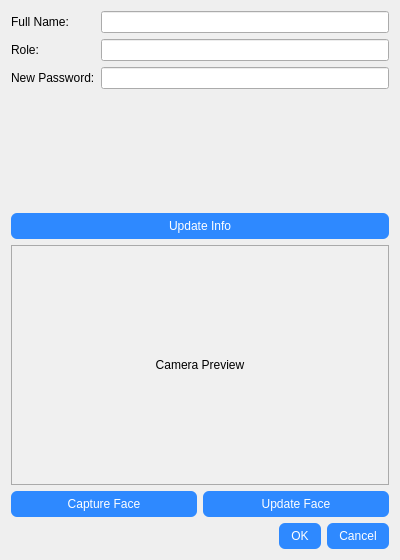
<?xml version="1.0" encoding="UTF-8"?>
<ui version="4.0">
 <class>UpdateProfileDialog</class>
 <widget class="QDialog" name="UpdateProfileDialog">
  <property name="geometry">
   <rect>
    <x>0</x> <y>0</y> <width>400</width> <height>560</height>
   </rect>
  </property>
  <property name="windowTitle">
   <string>Update Profile</string>
  </property>
  <property name="styleSheet">
   <string notr="true">
QPushButton {
    background-color: #2e89ff;
    color: white;
    border-radius: 6px;
    padding: 6px 12px;
    font: 10pt "Segoe UI";
}
QPushButton:hover {
    background-color: #1c6edb;
}
QLabel, QLineEdit {
    font: 10pt "Segoe UI";
}
QLabel#cameraLabel {
    background-color: #f0f0f0;
    border: 1px solid #aaa;
    font: italic 9pt "Segoe UI";
}
   </string>
  </property>

  <layout class="QVBoxLayout" name="verticalLayout">

   <!-- Profile Update Section -->
   <item>
    <layout class="QFormLayout" name="formLayout">
     <item row="0" column="0">
      <widget class="QLabel" name="labelFullName">
       <property name="text"><string>Full Name:</string></property>
      </widget>
     </item>
     <item row="0" column="1">
      <widget class="QLineEdit" name="fullNameLineEdit"/>
     </item>

     <item row="1" column="0">
      <widget class="QLabel" name="labelRole">
       <property name="text"><string>Role:</string></property>
      </widget>
     </item>
     <item row="1" column="1">
      <widget class="QLineEdit" name="roleLineEdit"/>
     </item>

     <item row="2" column="0">
      <widget class="QLabel" name="labelPassword">
       <property name="text"><string>New Password:</string></property>
      </widget>
     </item>
     <item row="2" column="1">
      <widget class="QLineEdit" name="passwordLineEdit">
       <property name="echoMode">
        <enum>QLineEdit::Password</enum>
       </property>
      </widget>
     </item>
    </layout>
   </item>

   <!-- Update Info Button -->
   <item>
    <widget class="QPushButton" name="updateInfoButton">
     <property name="text"><string>Update Info</string></property>
    </widget>
   </item>

   <!-- Camera Preview -->
   <item>
    <widget class="QLabel" name="cameraLabel">
     <property name="minimumSize">
      <size><width>320</width><height>240</height></size>
     </property>
     <property name="frameShape"><enum>QFrame::Box</enum></property>
     <property name="alignment"><set>Qt::AlignCenter</set></property>
     <property name="text"><string>Camera Preview</string></property>
    </widget>
   </item>

   <!-- Face Update Buttons -->
   <item>
    <layout class="QHBoxLayout" name="faceButtonsLayout">
     <item>
      <widget class="QPushButton" name="captureFaceButton">
       <property name="text"><string>Capture Face</string></property>
      </widget>
     </item>
     <item>
      <widget class="QPushButton" name="updateFaceButton">
       <property name="text"><string>Update Face</string></property>
      </widget>
     </item>
    </layout>
   </item>

   <!-- OK / Cancel Buttons -->
   <item>
    <layout class="QHBoxLayout" name="bottomButtonsLayout">
     <item>
      <spacer name="horizontalSpacer">
       <property name="orientation"><enum>Qt::Horizontal</enum></property>
       <property name="sizeHint" stdset="0">
        <size><width>40</width><height>20</height></size>
       </property>
      </spacer>
     </item>
     <item>
      <widget class="QPushButton" name="buttonBoxOk">
       <property name="text"><string>OK</string></property>
      </widget>
     </item>
     <item>
      <widget class="QPushButton" name="buttonBoxCancel">
       <property name="text"><string>Cancel</string></property>
      </widget>
     </item>
    </layout>
   </item>

  </layout>
 </widget>
 <resources/>
 <connections/>
</ui>
